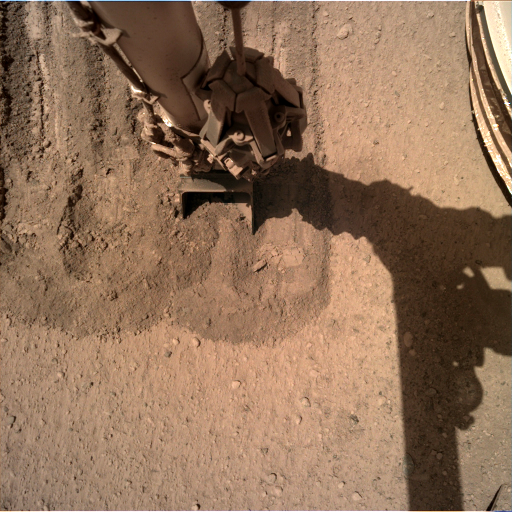
%> input picture Im_Diff/_mars.nasa.gov_insight-raw-images_surface_sol_0870_idc_D000M0870_673756595EDR_F0000_0900M_.PNG, 1024 x 1024 px (shown at 1/2 size)
$ octave untitled.m   (GNU Octave 9; MATLAB toolbox functions it lacks are replaced by stand-ins)
%> lines starting %> are read from the running program, lines starting %| are printed output that depends on the picture
### Im_Diff/Upsample.m
function [I1, I2] = Upsample(Im1, Im2)
% [6 lines of commented-out code are left out]
    I1 = imresize(Im1, 4);
    I2 = imresize(Im2, 4);
end

### Im_Diff/untitled.m
I = imread('_mars.nasa.gov_insight-raw-images_surface_sol_0870_idc_D000M0870_673756595EDR_F0000_0900M_.png');
%> I is the input picture: size 1024x1024x3 uint8; mean R, G, B 145, 113.5, 88.7
I = rgb2gray(I);
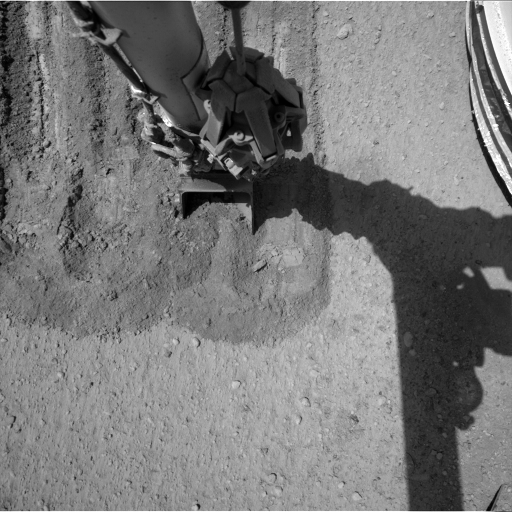
%> I: size 1024x1024 uint8 (shown at 1/2 size); min 0, max 255, mean 120.1
[I,~] = Upsample(I, I);
I = I(3196:4096,1:1897)
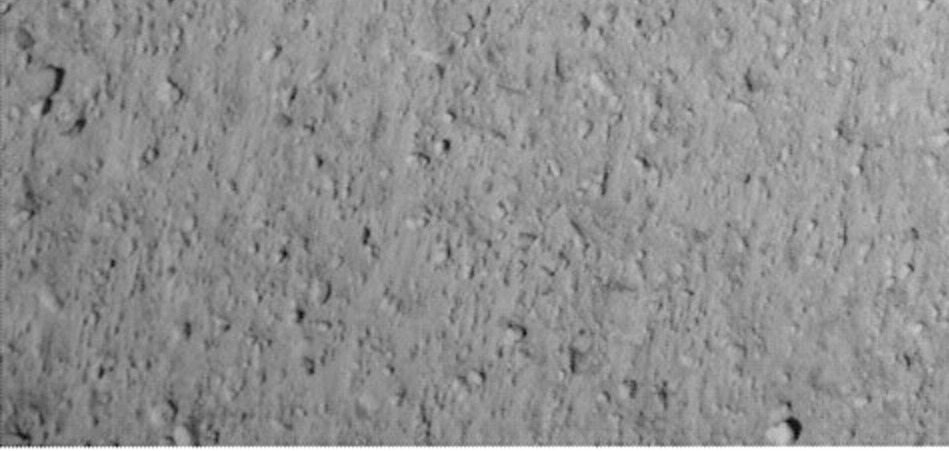
%> I: size 901x1897 uint8 (shown at 1/2 size); min 9, max 255, mean 143.6

imshow(I)
